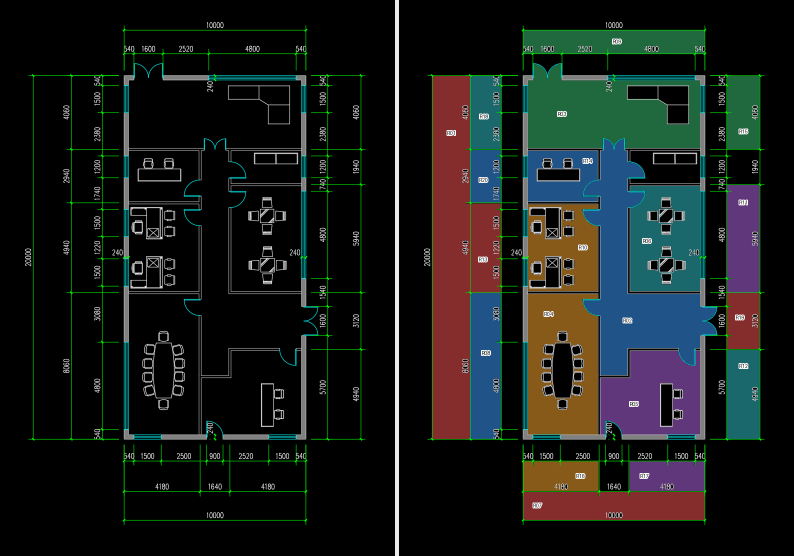
#> input picture AI_agent/logs/experiments/2026-09-13_east_partition_setup/original_overview.png, 1588 x 1111 px (shown at 1/2 size)
$ python check_north_divider.py ../2026-09-13_east_partition_setup/original_overview.png
#> lines starting #> are read from the running program, lines starting #| are printed output that depends on the picture; after the words box and inside, x2 and y2 are one past the last pixel; in counts of white or black regions, pixels touching at a corner belong together
"""Pixel check on the original sm21 2f_view.png: which vertical strokes span the F2 north rooms?

Counts, per original x column, how many rows between the north wall and the corridor
wall (y 360..540) contain light (drawing) ink. A physical divider spans nearly all rows;
furniture strokes do not. Read-only; prints columns with >=60% vertical coverage.
"""
import sys

import numpy as np
from PIL import Image

path = sys.argv[1]
img = np.asarray(Image.open(path).convert("RGB")).astype(int)
y0, y1 = 360, 540
band = img[y0:y1]
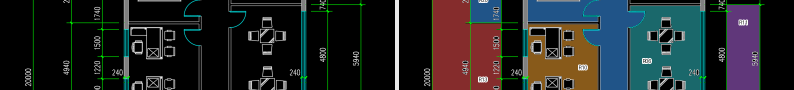
#> band: shape (180, 1588, 3) int64 (shown at 1/2 size); mean R, G, B 34.2, 38, 39
light = (band.max(axis=2) > 80) & ((band.max(axis=2) - band.min(axis=2)) < 60)  # neutral (white/grey) ink on black background; excludes green/cyan annotation
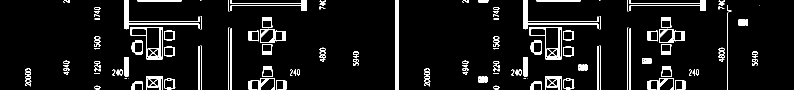
#> light: shape (180, 1588) bool (shown at 1/2 size); 6.5% white; 143 white regions (16 under 20 px), largest, box (x1, y1, x2, y2) and area: (790, 0, 798, 180) 1440, (248, 0, 399, 58) 1038, (1046, 0, 1197, 58) 1038
coverage = light.mean(axis=0)
#> coverage = 1588 values, max 1 at index 790, min 0 at index 0, mean 0.0646
#> (the run stopped early here; a loop or call above may not have finished)
